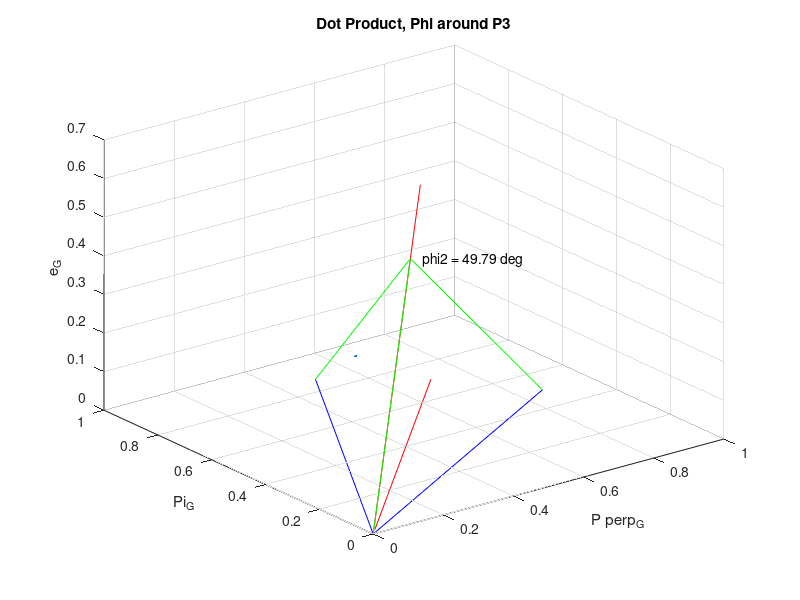
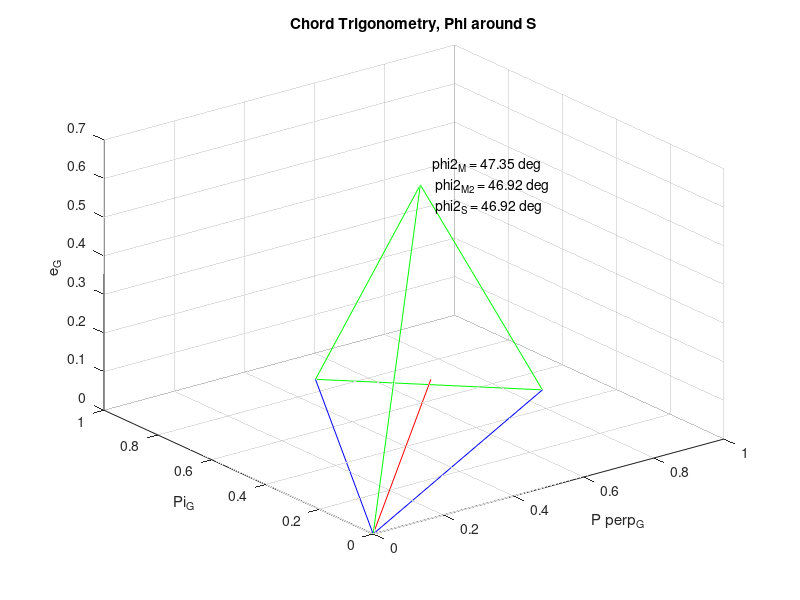

Recreate these plots in MATLAB, in order. (Note: this script raises an error after producing the figures.)
% MAIN Example 
% Junette Hsin 
% Mohammad Ayoubi 

close all; 

%% Inputs 

% Non-changing parameters; should be function inputs 
inertia = [ 408     0       0; 
            0       427     0; 
            0       0       305]; 
Pi_G = [0; 1; 0];                           % Pi = unit vector of initial point in the G frame 
Pf_G = [1; 0; 0];                           % Pf = unit vector of the final point in the G frame 
S_N = [cosd(45); cosd(45); cosd(45)];       % S = unit vector of sun vector in the N frame 
S_N = S_N/norm(S_N);                        % normalizing sun vector 
% G_DCM_N = angle2dcm(1, 1, 1);         % DCM from the N to the G frame 
G_DCM_N = eye(3);                           % DCM from the N to the G frame 
N_DCM_G = G_DCM_N';                         % G to N frame 
S_G = G_DCM_N*S_N;                          % Sun vector in G frame 
ep = pi/12;                                 % payload half-cone angle. pi/12 rad = 15 deg  
aMax = 1;                                  % Maximum acceleration, rad/s^2
wMax = 1;                                  % Maximum angular velocity, rad/s

%% Calculate slew angles 

% Calculate normal vector of slew plane 
e_G = cross(Pf_G, Pi_G) / norm(cross(Pf_G, Pi_G));  % eigenaxis of PiPf plane, in G frame 
Pperp_G = cross(Pi_G, e_G);              % perpendicular vector to e and Pi, slew plane, G frame 
P_DCM_G = [Pi_G'; Pperp_G'; e_G'];     % DCM from G frame to P (slew plane) frame 
G_DCM_P = P_DCM_G';                         % P to G frame 

% Check angular separation between sun vector S and slew plane 
alpha = pi/2 - acos(dot(S_G, e_G));         % coming out to 0 - check
% alpha = pi/4; 

%%%%%%
% IF angular separation is less than payload half-cone angle --> find phi2
% and phi3. Otherwise, slew is just phi1. 
%%%%%%

% unit_S = S_G/norm(S_G); 
S_PiPf_G = -cross(cross(S_G, e_G), e_G);    % sun projection vector G frame
S_PiPf_G = S_PiPf_G/norm(S_PiPf_G);         % sun projection --> unit vector 

% First slew around eigenaxis
phi1 = acos(dot(Pi_G, S_PiPf_G)) - ep;      % dot product of unit vectors 
if phi1 > pi/2 
    phi1_rem = phi1 - pi/2; 
end 

% Find P1 vector 
P1_P = [cos(phi1); sin(phi1); 0];           % P1 in P frame 
P1_G = G_DCM_P*P1_P;                        % P1 in G frame 

% Find P2 vector 
phiS = acos(dot(S_PiPf_G, Pi_G));           % angle btwn sun projection and Pi 
phiP2 = phiS + ep;                          % angle btwn P2 and Pi 
P2_P = [cos(phiP2); sin(phiP2); 0];         % P2 in P frame 
P2_G = G_DCM_P*P2_P;                        % P2 in G frame 

% Slew around sun vector via phi2 
if alpha == 0
    phi2 = pi; 
else 
    % Not sure how to get the one below: 
    theta = acos(dot(P1_G, S_G)); 
    phi2_M = 2*asin(sin(ep/2)/sin(theta/2)); 
    phi2_M2 = 2*asin(sin(ep)/(2*sin(theta/2)));     % REVISED FORMULA 

    % Junette's derived: 
    theta = acos(dot(S_G, P1_G));           % angle btwn sun and P1 vectors 
    P3_G = S_G*norm(P1_G)*cos(theta);       % P3 vector in G frame (S and P1 already unit vectors)
    P3P1_G = P1_G - P3_G;                   % vector from P3 to P1 
    P3P2_G = P2_G - P3_G;                   % vector from P3 to P2 
    phi2_P3 = acos(dot(P3P1_G/norm(P3P1_G), P3P2_G/norm(P3P2_G)));       % slew around sun vector 

    SP1_G = P1_G - S_G; 
    SP2_G = P2_G - S_G; 
    phi2_S = acos(dot(SP1_G/norm(SP1_G), SP2_G/norm(SP2_G))); 
end 

%% optional plotting routine to check things 

close all; 

plot_option = 1; 
if plot_option == 1
    figure()
        plot3([0 P1_G(1)], [0 P1_G(2)], [0 P1_G(3)], 'b'); 
        grid on; hold on
        plot(theta,sin(theta)./theta,'LineWidth',3) 
        plot3([0 P2_G(1)], [0 P2_G(2)], [0 P2_G(3)], 'b'); 
        plot3([0 S_G(1)], [0 S_G(2)], [0 S_G(3)], 'r'); 
        plot3([0 S_PiPf_G(1)], [0 S_PiPf_G(2)], [0 S_PiPf_G(3)], 'r'); 
        plot3([0 P3_G(1)], [0 P3_G(2)], [0 P3_G(3)], 'g'); 
        plot3([P3_G(1) P1_G(1)], [P3_G(2) P1_G(2)], [P3_G(3) P1_G(3)], 'g'); 
        plot3([P3_G(1) P2_G(1)], [P3_G(2) P2_G(2)], [P3_G(3) P2_G(3)], 'g'); 
        text(P3_G(1), P3_G(2), P3_G(3), ... 
            sprintf('    phi2 = %0.2f deg', phi2_P3*180/pi))
        title('Dot Product, Phi around P3') 
        xlabel('P perp_G') 
        ylabel('Pi_G')
        zlabel('e_G') 
        
    figure()
        plot3([0 P1_G(1)], [0 P1_G(2)], [0 P1_G(3)], 'b'); 
        grid on; hold on; 
        plot3([0 P2_G(1)], [0 P2_G(2)], [0 P2_G(3)], 'b'); 
        plot3([0 S_G(1)], [0 S_G(2)], [0 S_G(3)], 'g'); 
        plot3([0 S_PiPf_G(1)], [0 S_PiPf_G(2)], [0 S_PiPf_G(3)], 'r'); 
        plot3([S_G(1) P1_G(1)], [S_G(2) P1_G(2)], [S_G(3) P1_G(3)], 'g'); 
        plot3([S_G(1) P2_G(1)], [S_G(2) P2_G(2)], [S_G(3) P2_G(3)], 'g');
        plot3([P1_G(1) P2_G(1)], [P1_G(2) P2_G(2)], [P1_G(3) P2_G(3)], 'g');  
        text(S_G(1), S_G(2), S_G(3), ... 
            sprintf('    phi2_M = %0.2f deg \n     phi2_{M2} = %0.2f deg \n     phi2_S = %0.2f deg', ... 
            phi2_M*180/pi, phi2_M2*180/pi, phi2_S*180/pi))
        title('Chord Trigonometry, Phi around S') 
        xlabel('P perp_G') 
        ylabel('Pi_G')
        zlabel('e_G') 
end 

%%

% Slew around eigenvector via phi3 
% What if Pi and Pf overlap with P2 and P2? Need to ask Mohammad this ... 
phi3 = acos(dot(Pf_G, P2_G)); 
if phi3 > pi/2 
    phi3_rem = phi3 - pi/2; 
end 

%% Determine Phi 1 slew times

w0 = 0; 
t0 = 0; 
wf = 0; 

t1 = t0 + (wMax-w0)/aMax; 

% Mohammad's equation 
t2 = t1 - (1/wMax) * ... 
    ( phi1 - w0*(t1 - t0) - 0.5*aMax*(t1 - t0)^2 ... 
    - wMax*(wMax - wf)/aMax + (wMax - wf)^2/(2*aMax) );  

% % Phi1 times 
% t1_Phi1 = wMax/aMax; 
% t2_Phi1 = Phi1/wMax; 
% t3_Phi1 = t1_Phi1 + t2_Phi1; 

t3 = t2 - (wf - wMax)/aMax; 


%% Solve for attitue determination - first slew 
        
% t0 --> t1 
tEnd = t1 - t0; 
w_in = [    0;    0;      0]; 
q_in = [    0;      0;      0;      1]; 
a = [ aMax;  0;  0];  
torque = inertia*a; 

[t1_phi1, y1_phi1] = ode45(@(t,Z) gyrostat_cont(inertia, torque, Z), [0, tEnd], [w_in; q_in]);

% t1 --> t2 
tEnd = t2 - t1; 
w_in = y1_phi1(end, 1:3)'; 
q_in = y1_phi1(end, 4:7)'; 
a = [0; 0; 0]; 
torque = inertia*a; 

[t2_phi1, y2_phi2] = ode45(@(t,Z) gyrostat_cont(inertia, torque, Z), [0, tEnd], [w_in; q_in]); 

% t2 --> t3 
tEnd = t3 - t2; 
w_in = y2_phi2(end, 1:3)'; 
q_in = y2_phi2(end, 4:7)'; 
a = [ -aMax; 0; 0]; 
torque = inertia*a; 

[t3_phi1, y3_phi1] = ode45(@(t, Z) gyrostat_cont(inertia, torque, Z), [0, tEnd], [w_in; q_in]); 

y_phi1 = [y1_phi1; y2_phi2(2:end, :); y3_phi1(2:end, :)]; 
w_phi1 = y_phi1(:, 1:3); 
q_phi1 = y_phi1(:, 4:7); 

ypr_phi1 = zeros(length(q_phi1), 3); 
for i = 1:max(size(q_phi1))
    ypr_phi1(i, :) = SpinCalc('QtoEA321', q_phi1(i, :), eps, 0); 
end 

t_phi1 = [t1_phi1; t1_phi1(end)+t2_phi1(2:end); t1_phi1(end)+t2_phi1(end)+t3_phi1(2:end)]; 

%% Plot phi1
% ylimits = get_ylimits(q); 
% ylimits = get_ylimits(w); 

% Plot 
figure()
    plot(t_phi1, w_phi1) 
%     ylim(ylimits)
    legend('w1', 'w2', 'w3'); 
    ylabel('w (rad/s)') 
    xlabel('time (s)') 
    title('Angular Velocity Phi 1') 

figure()
    plot(t_phi1, q_phi1)
    legend('q1', 'q2', 'q3', 'q4'); 
%     ylim(ylimits)
    ylabel('quats') 
    xlabel('time (s)') 
    title('Quaternion Phi 1') 
    
figure()
    plot(t_phi1, ypr_phi1)
    legend('Yaw', 'Pitch', 'Roll'); 
    xlabel('time (s)') 
    ylabel('degrees') 
    title('Euler Angles Phi 1') 
    
%% Determine Phi 2 slew times 

% idk 
tEnd = 2; 
    
%% Solve for attitude determination - second slew 

a = aMax*S_G; 
torque = inertia*a; 
w_in = w_phi1(end, :)'; 
q_in = q_phi1(end, :)'; 

[t1_phi2, y1_phi2] = ode45(@(t,Z) gyrostat_cont(inertia, torque, Z), [0, tEnd], [w_in; q_in]);

w_in = y1_phi2(end, 1:3)'; 
q_in = y1_phi2(end, 4:7)'; 
a = aMax*-S_G; 
torque = inertia*a; 

[t2_phi2, y2_phi2] = ode45(@(t,Z) gyrostat_cont(inertia, torque, Z), [0, tEnd], [w_in; q_in]);

y_phi2 = [y1_phi2; y2_phi2(2:end, :)]; 
w_phi2 = y_phi2(:, 1:3); 
q_phi2 = y_phi2(:, 4:7); 

ypr_phi2 = zeros(length(q_phi2), 3); 

for i = 1:max(size(q_phi2))
    ypr_phi2(i, :) = SpinCalc('QtoEA321', q_phi2(i, :), eps, 0); 
end 

t_phi2 = [t1_phi2; t1_phi2(end) + t2_phi2(2:end)]; 

%% Plot phi2

w = y_phi2(:, 1:3); 
q = y_phi2(:, 4:7); 

figure()
    plot(t_phi2, w)
%     ylim(ylimits)
    legend('w1', 'w2', 'w3'); 
    ylabel('w (rad/s)') 
    xlabel('time (s)') 
    title('Angular Velocity Phi 2') 

figure()
    plot(t_phi2, q)
    legend('q1', 'q2', 'q3', 'q4'); 
%     ylim(ylimits)
    ylabel('quats') 
    xlabel('time (s)') 
    title('Quaternion Phi 2') 
    
figure()
    plot(t_phi2, ypr_phi2)
    legend('Yaw', 'Pitch', 'Roll'); 
    xlabel('time (s)') 
    ylabel('degrees') 
    title('Euler Angles Phi 2') 
    


%% Determine Phi 3 slew times

w0 = 0; 
t0 = 0; 
wf = 0; 

t1 = t0 + (wMax-w0)/aMax; 

% Mohammad's equation 
t2 = t1 - (1/wMax) * ... 
    ( phi1 - w0*(t1 - t0) - 0.5*aMax*(t1 - t0)^2 ... 
    - wMax*(wMax - wf)/aMax + (wMax - wf)^2/(2*aMax) );  

% % Phi1 times 
% t1_Phi1 = wMax/aMax; 
% t2_Phi1 = Phi1/wMax; 
% t3_Phi1 = t1_Phi1 + t2_Phi1; 

t3 = t2 - (wf - wMax)/aMax; 

%% Solve for attitue determination - third slew 
        
% t0 --> t1 
tEnd = t1 - t0; 
w_in = w_phi2(end, :)'; 
q_in = q_phi2(end, :)'; 
a = [ aMax;  0;  0];  
torque = inertia*a; 

[t1_phi3, y1_phi3] = ode45(@(t,Z) gyrostat_cont(inertia, torque, Z), [0, tEnd], [w_in; q_in]);

% t1 --> t2 
tEnd = t2 - t1; 
w_in = y1_phi3(end, 1:3)'; 
q_in = y1_phi3(end, 4:7)'; 
a = [0; 0; 0]; 
torque = inertia*a; 

[t2_phi3, y2_phi3] = ode45(@(t,Z) gyrostat_cont(inertia, torque, Z), [0, tEnd], [w_in; q_in]); 

% t2 --> t3 
tEnd = t3 - t2; 
w_in = y2_phi3(end, 1:3)'; 
q_in = y2_phi3(end, 4:7)'; 
a = [ -aMax; 0; 0]; 
torque = inertia*a; 

[t3_phi3, y3_phi3] = ode45(@(t, Z) gyrostat_cont(inertia, torque, Z), [0, tEnd], [w_in; q_in]); 

y_phi3 = [y1_phi3; y2_phi3(2:end, :); y3_phi3(2:end, :)]; 
w_phi3 = y_phi3(:, 1:3); 
q_phi3 = y_phi3(:, 4:7); 

ypr_phi3 = zeros(length(q_phi3), 3); 
for i = 1:max(size(q_phi3))
    ypr_phi3(i, :) = SpinCalc('QtoEA321', q_phi3(i, :), eps, 0); 
end 

t_phi3 = [t1_phi3; t1_phi3(end)+t2_phi3(2:end); t1_phi3(end)+t2_phi3(end)+t3_phi3(2:end)]; 

%% Plot phi3
% ylimits = get_ylimits(q); 
% ylimits = get_ylimits(w); 

% Plot 
figure()
    plot(t_phi3, w_phi3) 
%     ylim(ylimits)
    legend('w1', 'w2', 'w3'); 
    ylabel('w (rad/s)') 
    xlabel('time (s)') 
    title('Angular Velocity Phi 3') 

figure()
    plot(t_phi3, q_phi3)
    legend('q1', 'q2', 'q3', 'q4'); 
%     ylim(ylimits)
    ylabel('quats') 
    xlabel('time (s)') 
    title('Quaternion Phi 3') 
    
figure()
    plot(t_phi3, ypr_phi3)
    legend('Yaw', 'Pitch', 'Roll'); 
    xlabel('time (s)') 
    ylabel('degrees') 
    title('Euler Angles Phi 3') 

%% 
% 
% function ylimits = get_ylimits(data) 
% % Set y limits of axis 
% 
% rng = range(data(:)); 
% midp = min(data(:)) + rng/2; 
% ylimits = [ midp - 1.2*rng/2, midp + 1.2*rng/2 ]; 
% 
% end 